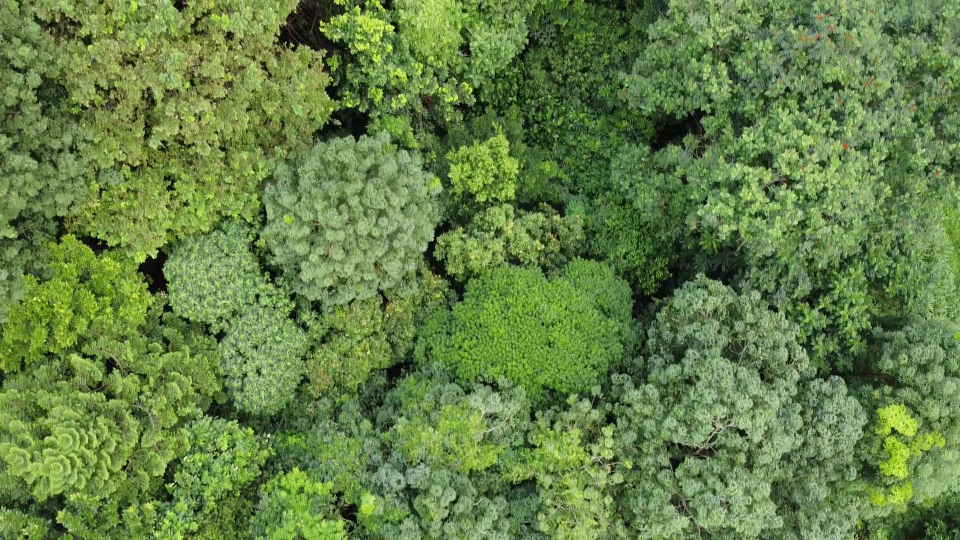
#> input picture data/image.jpg, 1920 x 1080 px (shown at 1/2 size)
$ python basic_image.py
#> lines starting #> are read from the running program, lines starting #| are printed output that depends on the picture
""" Example for Basic Image Transformation """
# Here, we load in the array
from pathlib import Path

import matplotlib.pyplot as plt
from matplotlib.image import imread
from mpl_toolkits.axes_grid1 import ImageGrid

# %%
# Divide the image by 16 to reduce runtime
ar = imread(Path(__file__).parents[1] / "data/image.jpg")[::4, ::4]
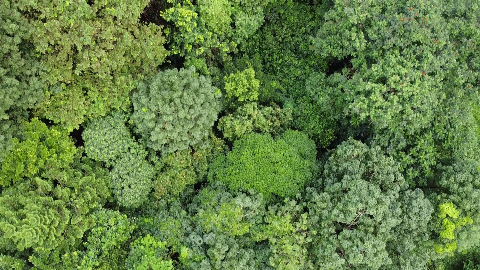
#> ar: shape (270, 480, 3); mean R, G, B 100.3, 128.9, 70.2

# %%
# Option 1: Use the class variant to run GLCM
from glcm_cupy import GLCM, Direction, Features

#> (the run stopped early here; a loop or call above may not have finished)
